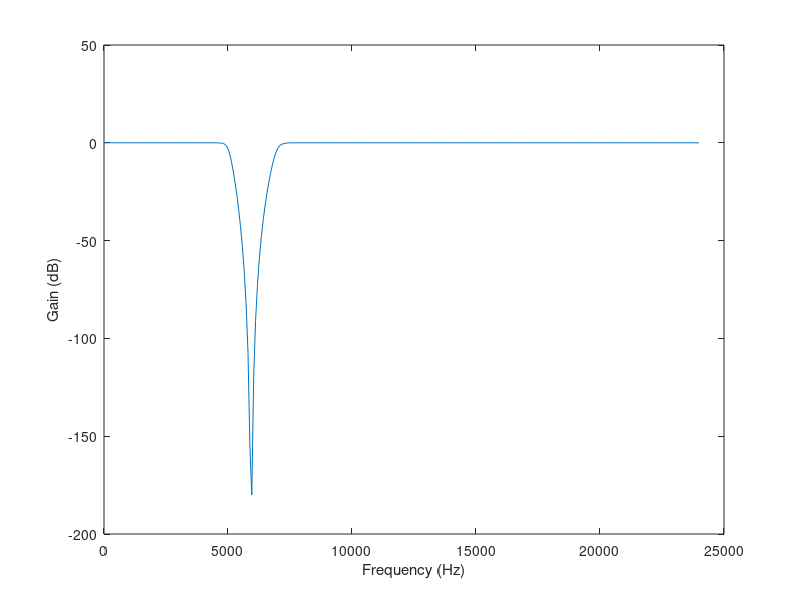
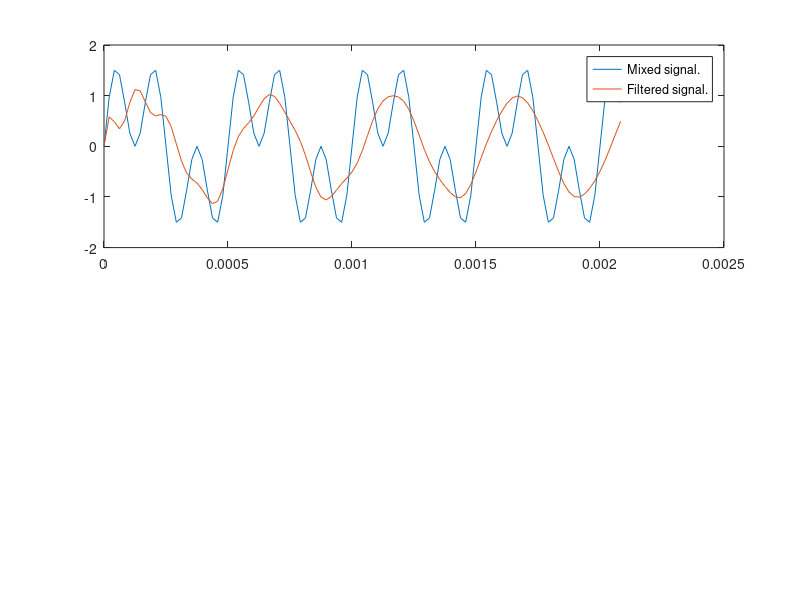
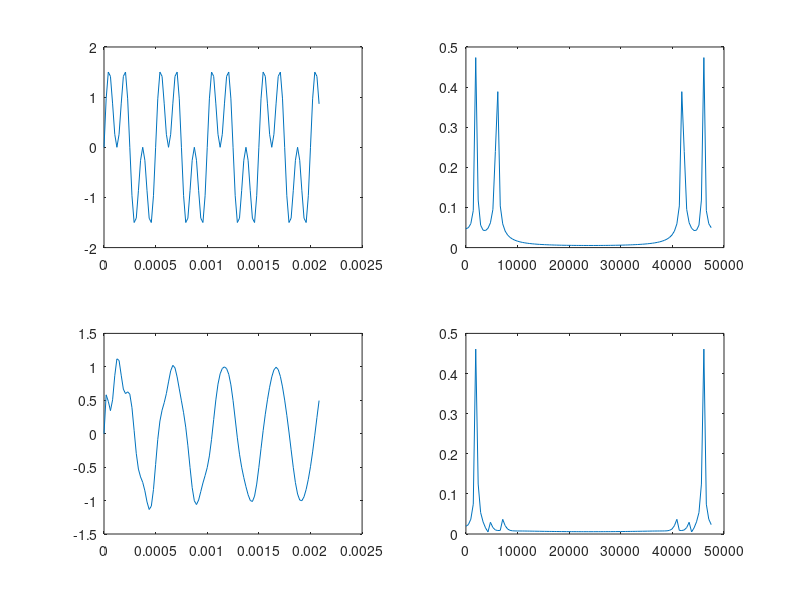

Here is the MATLAB script that generated these plots, in order:
%mducng/SoC/D2/G2touch
clc;
clear;
close all;
%%%%%%%%%%%%%%%%%%%%%%%%%%%%%%%%%%%%%%%%%%%%%%%%%%%%%%%%%%%%%%%%%%%%%%%%%%%
% filter design
fs          = 48000;                             % sampling frequency (Hz)
wp          = 5000;                              % passband frequency
ws          = 7000;                              % stopband frequency
n           = 6;                                 % filter order = 2*n = 12
w1          = (2 * wp)/fs;
w2          = (2 * ws)/fs;
wn          = [w1, w2];
[b, a]      = butter(n, wn, 'stop');
%%%%%%%%%%%%%%%%%%%%%%%%%%%%%%%%%%%%%%%%%%%%%%%%%%%%%%%%%%%%%%%%%%%%%%%%%%%
w           = 0:0.01:pi;
[h, om]     = freqz(b, a, w);
m           = 20*log10(abs(h));
%%%%%%%%%%%%%%%%%%%%%%%%%%%%%%%%%%%%%%%%%%%%%%%%%%%%%%%%%%%%%%%%%%%%%%%%%%%
% create signal and check response
f1          = 2000;                                     % wanted frequency
fn          = 6000;                                     % noise frequency 
dt          = 1/fs;
t           = (0:1:100)*dt;
Nfft        = length(t);
xMixed      = 1*sin(2*pi*f1*t) + 1*sin(2*pi*fn*t);
xFT         = filter(b,a,xMixed);
xMixedFFT   = fft(xMixed,Nfft);
xFTfft      = fft(xFT,Nfft);
dF          = fs/length(xMixed);
fVectors    = (0:1:100)*dF;
%%%%%%%%%%%%%%%%%%%%%%%%%%%%%%%%%%%%%%%%%%%%%%%%%%%%%%%%%%%%%%%%%%%%%%%%%%%
% plot magnitude response of designed filter:
figure(1); 
plot(om/pi*(fs/2), m);
ylabel('Gain (dB)');
xlabel('Frequency (Hz)');
% plot mixed signal and filtered signal:
figure(2);
subplot(2,1,1);
plot(t,xMixed);
hold on;
plot(t,xFT);
legend('Mixed signal.','Filtered signal.');
figure(3);
subplot(2,2,1);
plot(t,xMixed);
subplot(2,2,2);
plot(fVectors,abs(xMixedFFT/Nfft));
subplot(2,2,3);
plot(t,xFT);
subplot(2,2,4);
plot(fVectors,abs(xFTfft/Nfft));
% write data to file
% fileID = fopen('data_2k.txt','w');
% fprintf(fileID, '%f\n', x);
% fclose(fileID);